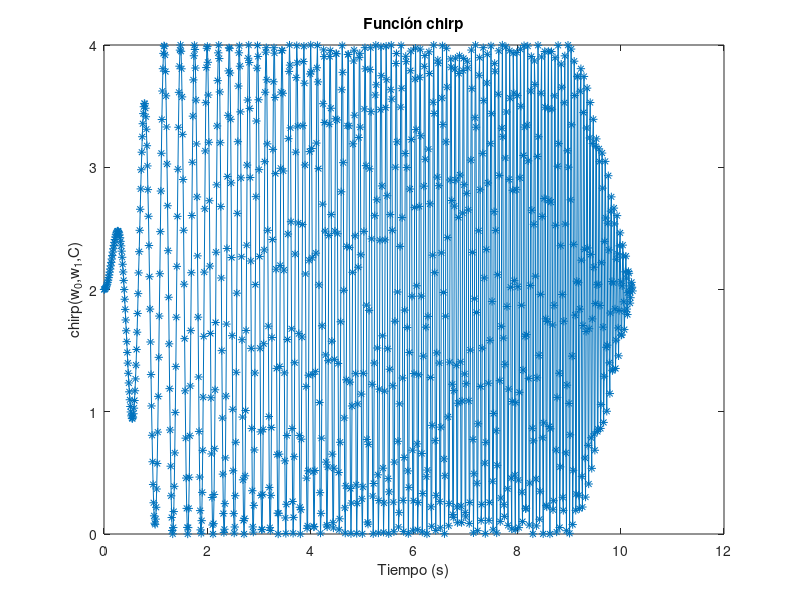

MATLAB code to generate this figure:
clear all
close all
data = load('Chirp.txt');
plot(data(:,1), data(:,2), '-*');
% axis([0 2 0 4])
title('Función chirp')
xlabel('Tiempo (s)')
ylabel('chirp(w_0,w_1,C)')
